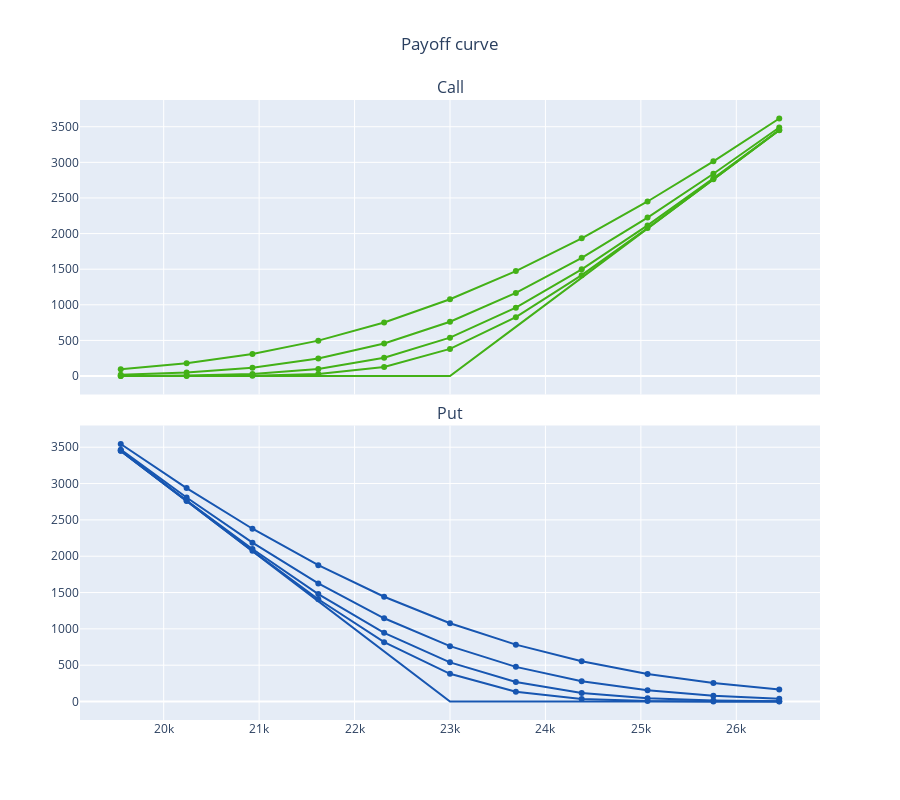

The code cell stored with this chart in its notebook:
### Markdown cell above
### Include some pre-expiry payoff curve

### Code cell
BStest3.getpayoff(preexpiry=True, opside='LONG')

### Figure 1 — Plotly figure (JSON) as saved in the notebook; plotly's stock layout.template omitted (floating-point values rounded to 4 significant figures)
{"data": [{"line": {"color": "#43b117"}, "mode": "lines", "name": "Call-Exp", "type": "scatter", "x": [19550, 20240, 20930, 21620, 22310, 23000, 23690, 24380.0, 25070.0, 25760.0, 26450.0], "xaxis": "x", "y": [0, 0, 0, 0, 0, 0, 690, 1380.0, 2070.0, 2760.0, 3450.0], "yaxis": "y"}, {"line": {"color": "#1756b1"}, "mode": "lines", "name": "Put-Exp", "type": "scatter", "x": [19550, 20240, 20930, 21620, 22310, 23000, 23690, 24380.0, 25070.0, 25760.0, 26450.0], "xaxis": "x2", "y": [3450, 2760, 2070, 1380, 690, 0, 0, 0, 0, 0, 0], "yaxis": "y2"}, {"line": {"color": "#43b117"}, "mode": "lines+markers", "name": "Call-7D", "type": "scatter", "x": [19550, 20240, 20930, 21620, 22310, 23000, 23690, 24380.0, 25070.0, 25760.0, 26450.0], "xaxis": "x", "y": [0.01, 0.26, 3.64, 27.81, 127.1, 381.2, 825.9, 1416.0, 2077.0, 2761.0, 3450.0], "yaxis": "y"}, {"line": {"color": "#1756b1"}, "mode": "lines+markers", "name": "Put-7D", "type": "scatter", "x": [19550, 20240, 20930, 21620, 22310, 23000, 23690, 24380.0, 25070.0, 25760.0, 26450.0], "xaxis": "x2", "y": [3450.0, 2760.0, 2074.0, 1408.0, 817.1, 381.2, 135.9, 35.87, 6.92, 0.98, 0.1], "yaxis": "y2"}, {"line": {"color": "#43b117"}, "mode": "lines+markers", "name": "Call-14D", "type": "scatter", "x": [19550, 20240, 20930, 21620, 22310, 23000, 23690, 24380.0, 25070.0, 25760.0, 26450.0], "xaxis": "x", "y": [1.06, 6.63, 29.59, 98.53, 255.7, 539.0, 959.9, 1498.0, 2115.0, 2775.0, 3454.0], "yaxis": "y"}, {"line": {"color": "#1756b1"}, "mode": "lines+markers", "name": "Put-14D", "type": "scatter", "x": [19550, 20240, 20930, 21620, 22310, 23000, 23690, 24380.0, 25070.0, 25760.0, 26450.0], "xaxis": "x2", "y": [3451.0, 2767.0, 2100.0, 1479.0, 945.7, 539.0, 269.9, 117.7, 44.57, 14.66, 4.2], "yaxis": "y2"}, {"line": {"color": "#43b117"}, "mode": "lines+markers", "name": "Call-28D", "type": "scatter", "x": [19550, 20240, 20930, 21620, 22310, 23000, 23690, 24380.0, 25070.0, 25760.0, 26450.0], "xaxis": "x", "y": [16.81, 48.07, 116.6, 245.2, 455.6, 762.2, 1167.0, 1660.0, 2225.0, 2840.0, 3489.0], "yaxis": "y"}, {"line": {"color": "#1756b1"}, "mode": "lines+markers", "name": "Put-28D", "type": "scatter", "x": [19550, 20240, 20930, 21620, 22310, 23000, 23690, 24380.0, 25070.0, 25760.0, 26450.0], "xaxis": "x2", "y": [3467.0, 2808.0, 2187.0, 1625.0, 1146.0, 762.2, 477.0, 280.4, 154.7, 80.21, 39.13], "yaxis": "y2"}, {"line": {"color": "#43b117"}, "mode": "lines+markers", "name": "Call-56D", "type": "scatter", "x": [19550, 20240, 20930, 21620, 22310, 23000, 23690, 24380.0, 25070.0, 25760.0, 26450.0], "xaxis": "x", "y": [94.72, 178.0, 308.2, 496.7, 751.9, 1078.0, 1473.0, 1933.0, 2450.0, 3015.0, 3616.0], "yaxis": "y"}, {"line": {"color": "#1756b1"}, "mode": "lines+markers", "name": "Put-56D", "type": "scatter", "x": [19550, 20240, 20930, 21620, 22310, 23000, 23690, 24380.0, 25070.0, 25760.0, 26450.0], "xaxis": "x2", "y": [3545.0, 2938.0, 2378.0, 1877.0, 1442.0, 1078.0, 783.1, 553.5, 380.5, 254.6, 166.0], "yaxis": "y2"}], "layout": {"annotations": [{"font": {"size": 16}, "showarrow": false, "text": "Call", "x": 0.5, "xanchor": "center", "xref": "paper", "y": 1, "yanchor": "bottom", "yref": "paper"}, {"font": {"size": 16}, "showarrow": false, "text": "Put", "x": 0.5, "xanchor": "center", "xref": "paper", "y": 0.475, "yanchor": "bottom", "yref": "paper"}], "height": 800, "showlegend": false, "title": {"text": "Payoff curve", "x": 0.5}, "xaxis": {"anchor": "y", "domain": [0, 1], "matches": "x2", "showticklabels": false}, "xaxis2": {"anchor": "y2", "domain": [0, 1]}, "yaxis": {"anchor": "x", "domain": [0.525, 1]}, "yaxis2": {"anchor": "x2", "domain": [0, 0.475]}}}
